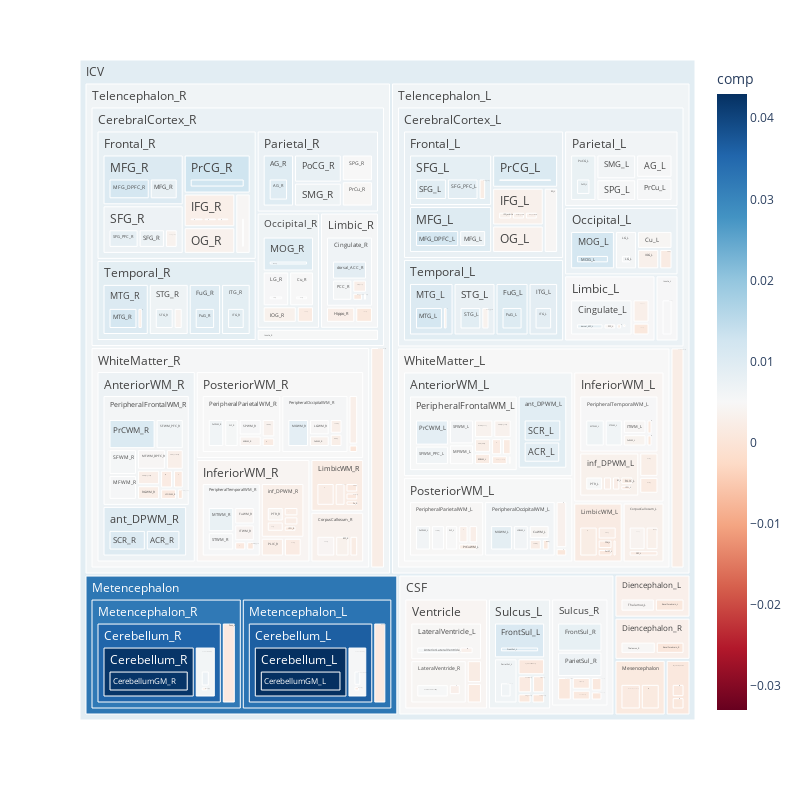

Here is the notebook cell this chart was saved with:
### Markdown cell above
Similarly, we can make a treemap.

### Code cell
fig = px.treemap(subjectData, 
                 path = ['icv', 'level1', 'level2', 'level3', 'level4', 'roi'], 
                 values='comp',
                 color='comp', 
                 color_continuous_scale = 'RdBu',
                 color_continuous_midpoint = .005,
                 width=800, height=800
                )
fig.show()

### Figure 1 — Plotly figure (JSON) as saved in the notebook; plotly's stock layout.template omitted (floating-point values rounded to 4 significant figures; data arrays with more than 128 entries replaced by an {"elided": "..."} marker saying what was removed)
{"data": [{"branchvalues": "total", "customdata": {"elided": "503x1 float values"}, "domain": {"x": [0, 1], "y": [0, 1]}, "hovertemplate": "labels=%{label}<br>comp_sum=%{value}<br>parent=%{parent}<br>id=%{id}<br>comp=%{color}<extra></extra>", "ids": {"elided": "503 str values"}, "labels": {"elided": "503 str values"}, "level": "ICV", "marker": {"coloraxis": "coloraxis", "colors": {"elided": "503 float values"}}, "name": "", "parents": {"elided": "503 str values"}, "type": "treemap", "values": {"elided": "503 float values"}}], "layout": {"coloraxis": {"cmid": 0.005, "colorbar": {"title": {"text": "comp"}}, "colorscale": [[0, "rgb(103,0,31)"], [0.1, "rgb(178,24,43)"], [0.2, "rgb(214,96,77)"], [0.3, "rgb(244,165,130)"], [0.4, "rgb(253,219,199)"], [0.5, "rgb(247,247,247)"], [0.6, "rgb(209,229,240)"], [0.7, "rgb(146,197,222)"], [0.8, "rgb(67,147,195)"], [0.9, "rgb(33,102,172)"], [1, "rgb(5,48,97)"]]}, "height": 800, "legend": {"tracegroupgap": 0}, "margin": {"t": 60}, "width": 800}}
